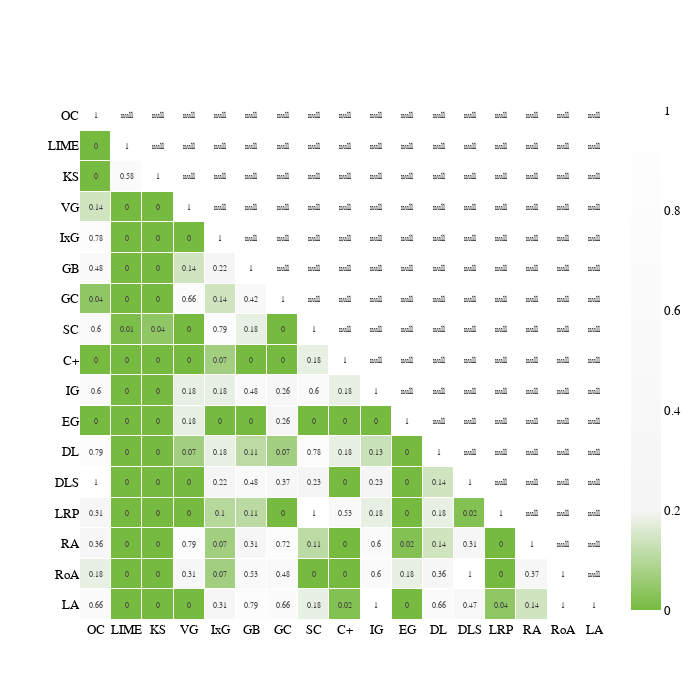

Notebook code for this chart:
### Code cell
rob = pd.read_csv(os.getcwd()[:-9] + "/data/rob.csv", header=None)
test_rob = np.zeros((17, 17))

for i in range(17):
    for j in range(17):
        test_rob[i, j] = (
            mannwhitneyu(rob.iloc[i, :], rob.iloc[j, :], use_continuity=False)[1] - 0.15
        )

test_rob[test_rob < 0] = 0
test_rob[test_rob >= 0.85] = 1
rob = pd.DataFrame(np.round(test_rob, 2)).where(
    np.tril(np.ones(test_rob.shape)).astype(bool)
)
rob.columns = names
rob.index = names

import plotly.graph_objects as go

heat = go.Heatmap(
    z=rob,
    x=rob.columns,
    y=rob.columns,
    text=np.round(rob.to_numpy(), 2),
    texttemplate="%{text}",
    textfont_size=8,
    zmin=0,  # Sets the lower bound of the color domain
    zmax=1,
    xgap=1,  # Sets the horizontal gap (in pixels) between bricks
    ygap=1,
    colorscale=[
        [0.0, "#76BB40"],
        [0.2, "rgb(245, 245, 245)"],
        [1.0, "rgb(255, 255, 255)"],
    ],
)

layout = go.Layout(
    template="plotly_white",
    width=700,
    height=700,
    # title="Correlation between Histomics",
    xaxis_showgrid=False,
    yaxis_showgrid=False,
    yaxis_autorange="reversed",
    font=dict(family="Helvetica", color="#000000", size=13),
)

fig = go.Figure(data=[heat], layout=layout)
fig.write_image(os.getcwd()[:-9] + "/data/figures/test_heatmap_rob.png", scale=2)
fig.show()

### Figure 1 — Plotly figure (JSON) as saved in the notebook; plotly's stock layout.template omitted (floating-point values rounded to 4 significant figures; data arrays with more than 128 entries replaced by an {"elided": "..."} marker saying what was removed)
{"data": [{"colorscale": [[0, "#76BB40"], [0.2, "rgb(245, 245, 245)"], [1, "rgb(255, 255, 255)"]], "text": {"elided": "17x17 float values"}, "textfont": {"size": 8}, "texttemplate": "%{text}", "type": "heatmap", "x": ["OC", "LIME", "KS", "VG", "IxG", "GB", "GC", "SC", "C+", "IG", "EG", "DL", "DLS", "LRP", "RA", "RoA", "LA"], "xgap": 1, "y": ["OC", "LIME", "KS", "VG", "IxG", "GB", "GC", "SC", "C+", "IG", "EG", "DL", "DLS", "LRP", "RA", "RoA", "LA"], "ygap": 1, "z": {"elided": "17x17 float values"}, "zmax": 1, "zmin": 0}], "layout": {"font": {"color": "#000000", "family": "Helvetica", "size": 13}, "height": 700, "width": 700, "xaxis": {"showgrid": false}, "yaxis": {"autorange": "reversed", "showgrid": false}}}
